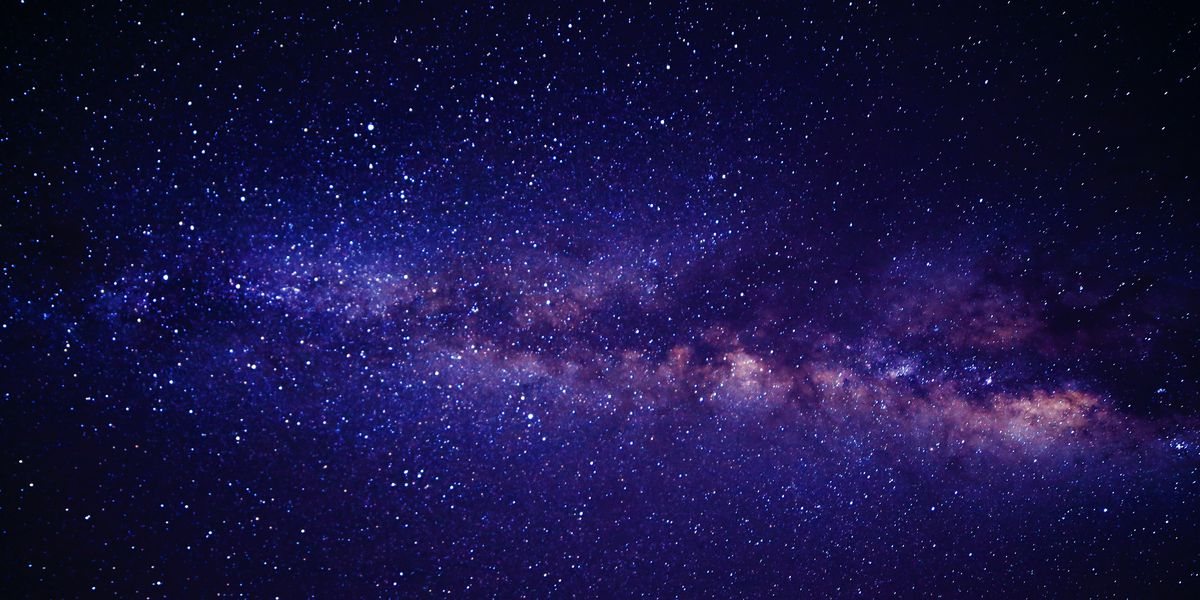
#> input picture 1.jpg, 1200 x 600 px
$ python -i unsharp_filter.py   (imports and definitions only)
#> lines starting #> are read from the running program, lines starting #| are printed output that depends on the picture
import numpy as np
from scipy.ndimage import convolve
from PIL import Image

class UnsharpFilter:

  def __init__(self, path):
    self.image = path

  def apply_filter(self):
    # Load the image and convert it to grayscale
    self.img = np.array(Image.open(self.image).convert("L"))
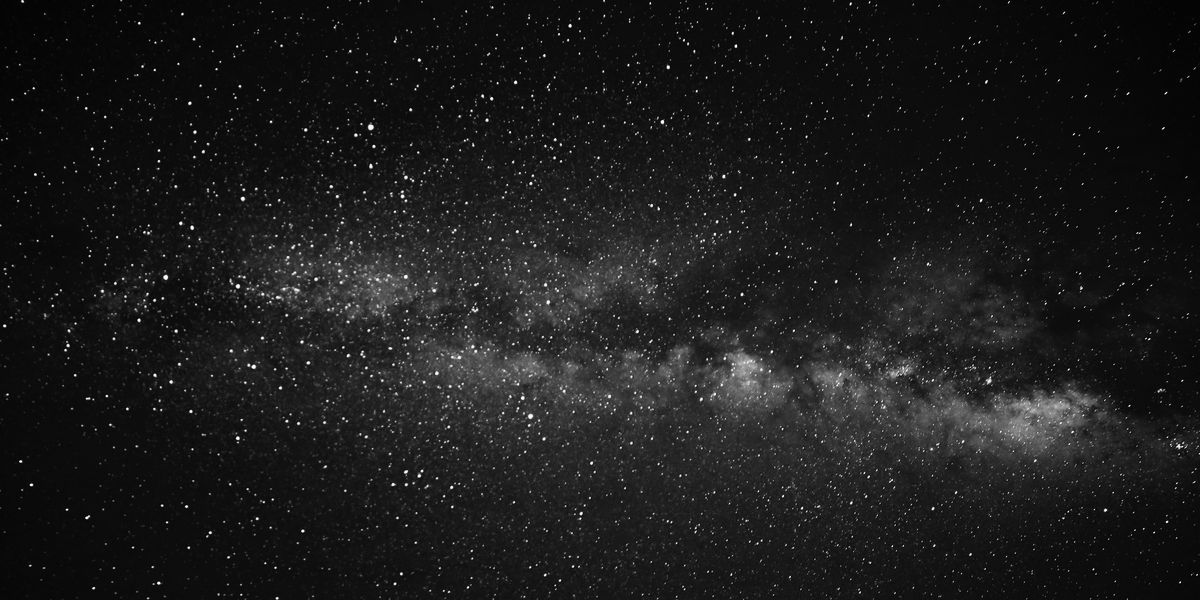
#> self.img: shape (600, 1200); min 0, max 254, mean 27.4

    # Define the Gaussian filter kernel
    gaussian_kernel = np.array([[1, 4, 6, 4, 1],
                                [4, 16, 24, 16, 4],
                                [6, 24, 36, 24, 6],
                                [4, 16, 24, 16, 4],
                                [1, 4, 6, 4, 1]]) / 256

    # Apply Gaussian filter
    gaussian_filtered = convolve(self.img, gaussian_kernel)

    # Apply unsharp filter
    self.unsharp_filtered = self.img + self.img - gaussian_filtered
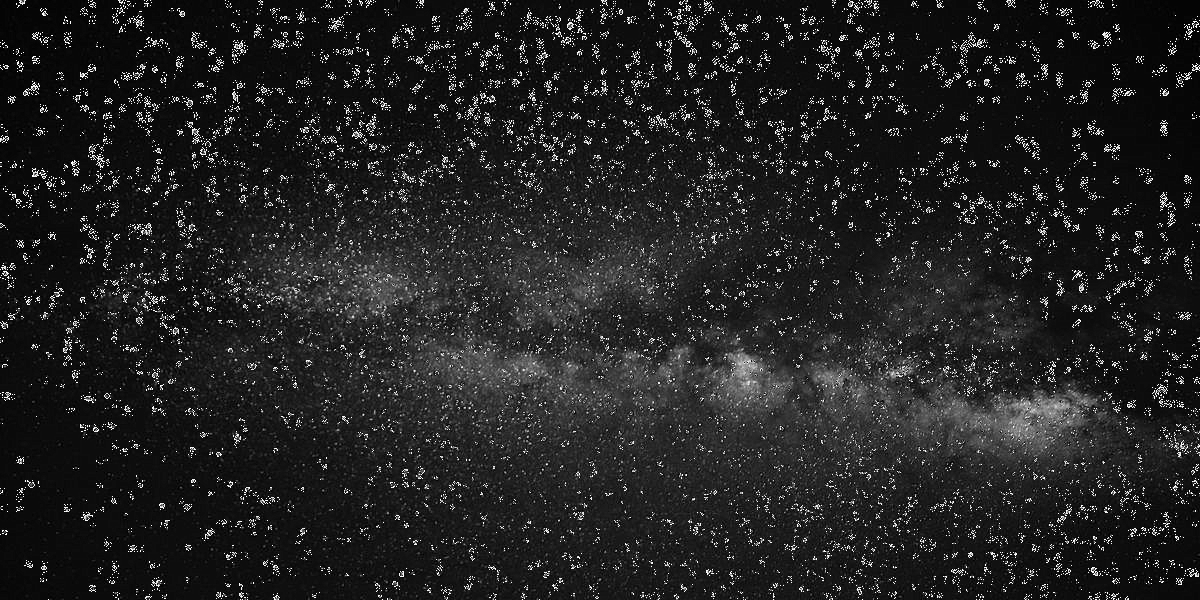
#> self.unsharp_filtered: shape (600, 1200); min 0, max 255, mean 34.6

    # show result images
    self.img1 = Image.fromarray(self.unsharp_filtered)
    # Save image
    self.save = input("Do You Need To Save the New Image (Y/N): ")
#> the answer given: out.png
    if self.save.lower() == 'y':
        if self.img1.mode != 'RGB':
            self.img_name = input("Enter Image Name: ")
            self.new_img =self.img1.convert('RGB')
            self.new_img.save(f'{self.img_name}.jpg')
    # Show the new image
    self.img1.show()

>>> result = UnsharpFilter('../1.jpg').apply_filter()
